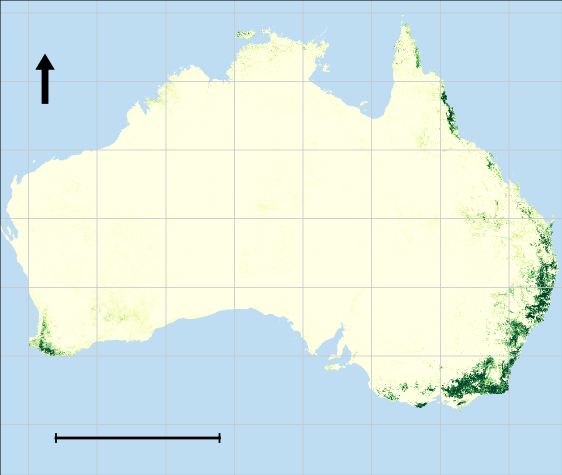
#> input picture figures/data/cards/card_agb_mean.png, 1124 x 950 px, given in place of card_sm_mean.png, which was not available (shown at 1/2 size)
$ python make_model_inputs.py
#> lines starting #> are read from the running program, lines starting #| are printed output that depends on the picture; pictures that were not available may be replaced by others from this repository, and a replacement may not be noted
"""SMOLDER input tensors per sample: slow branch, fast branch, the layers added
to both, and the tensors that enter the two ConvLSTM encoders.

Drawn at print size (full text width of the report, 6.9 in), so the font sizes
below are the sizes on the page.

Written by Cowork for the report; adapted in the repository: the cards are the
map cards of make_input_maps.py (CARD_DIR, card_<name>.png, the map frame of the
supplement maps without title and colour bar), no title above the panels, and the
inputs of the final model (LAI with the 31-day delay, BARRA-C2 VPD and maximum
air temperature, NDVI from the newest complete composite, downwind alignment).
They illustrate the variables; a sample is a patch of 384 x 384 pixels of each.

Usage:  SMOLDER_FONT_DIR=... CARD_DIR=... FIG_OUT=... python make_model_inputs.py
"""
import io
import os
import sys

import matplotlib
matplotlib.use("Agg")
import matplotlib.pyplot as plt
import numpy as np
from matplotlib.patches import FancyArrowPatch, FancyBboxPatch, Rectangle
from PIL import Image

from style_smolder import ACCENT, ACCENT2, INK, MUTED

HERE = os.path.dirname(os.path.abspath(__file__))
CARD_DIR = os.environ.get("CARD_DIR", os.path.join(HERE, "data", "cards"))
OUT = os.path.join(os.environ.get("FIG_OUT", HERE), "fig_model_inputs.png")

STATIC = "#4A7A4A"
OCEAN = (188 / 255, 220 / 255, 244 / 255)
AX_BOX = (0, 0, 1124, 950)             # the card images (make_input_maps.py)
LON = (112.92, 153.86)
LAT = (-43.69, -9.05)


def load_map(name):
#> called with name = 'sm_mean'
    return np.asarray(Image.open(os.path.join(CARD_DIR, f"card_{name}.png")).convert("RGB").crop(AX_BOX))
#> returned value is the input picture: shape (950, 1124, 3); mean R, G, B 216.5, 233.4, 229.7


# ---- geometry, in inches on the printed page ----
W, H = 6.93, 4.10                       # no title row above the panels
CARD_W = 0.88
CARD_H = CARD_W * (AX_BOX[3] - AX_BOX[1]) / (AX_BOX[2] - AX_BOX[0])
DX, DY = 0.085, 0.27
LABEL_W = 0.84
GAP = 0.05
SLOTS = 5
COL_W = LABEL_W + GAP + CARD_W + (SLOTS - 1) * DX
Y_TOP = 3.12
FS_LABEL, FS_SUB, FS_HEAD, FS_DESC, FS_SHAPE = 6.9, 6.0, 9.2, 6.2, 7.0          # nothing below 6 pt

fig = plt.figure(figsize=(W, H), facecolor="white")
ax = fig.add_axes([0, 0, 1, 1]); ax.axis("off")


def label(x, y, name, sub):
    ax.add_patch(FancyBboxPatch((x, y - 0.062), LABEL_W, 0.124, boxstyle="round,pad=0,rounding_size=0.03",
                                fc="#F4F4F6", ec="#6B6B6E", lw=0.5, zorder=6))
    ax.text(x + 0.035, y - 0.004, name, fontsize=FS_LABEL, color=INK, va="center", zorder=7)
    if sub:
        ax.text(x + 0.035, y - 0.125, sub, fontsize=FS_SUB, color=MUTED, va="center", zorder=7)


def stack(col_left, cards, slots=SLOTS):
    """Cards step down and to the left; the first card lies on top, at the upper right."""
    n = len(cards)
    x_stack = col_left + LABEL_W + GAP + (slots - n) * DX
    for i in reversed(range(n)):
        x = x_stack + (n - 1 - i) * DX
        top = Y_TOP - i * DY
        z = 10 + (n - i) * 3
        ax.add_patch(Rectangle((x - 0.012, top - CARD_H - 0.012), CARD_W + 0.024, CARD_H + 0.024,
                               fc="white", ec="#3A3A3E", lw=0.45, zorder=z))
        ax.imshow(cards[i][2], extent=[x, x + CARD_W, top - CARD_H, top], zorder=z + 1, interpolation="lanczos")
    for i, (name, sub, _) in enumerate(cards):
        x_card = x_stack + (n - 1 - i) * DX
        y = Y_TOP - i * DY - 0.10
        ax.plot([col_left + LABEL_W, x_card - 0.012], [y, y], color="#8C8C90", lw=0.5, zorder=5)
        label(col_left, y, name, sub)


def header(col_left, title, color, desc, shape):
    ax.text(col_left, 3.86, title, fontsize=FS_HEAD, fontweight="bold", color=color, va="center")
    for k, t in enumerate(desc):
        ax.text(col_left, 3.685 - 0.115 * k, t, fontsize=FS_DESC, color=MUTED, va="center")
    ax.text(col_left, 3.32, shape, fontsize=FS_SHAPE, color=INK, va="center", fontweight="bold")


MARGIN = 0.06
SEP = (W - 2 * MARGIN - 3 * COL_W) / 2
C_SLOW, C_STAT, C_FAST = MARGIN, MARGIN + COL_W + SEP, MARGIN + 2 * (COL_W + SEP)

slow = [("Soil moisture", "8-day mean", load_map("sm_mean")),
        ("Precipitation", "8-day sum", load_map("precip_annual")),
        ("Leaf area index", "500 m, 31-day delay", load_map("lai_mean"))]
#> call 2 of load_map, with name = 'precip_annual'
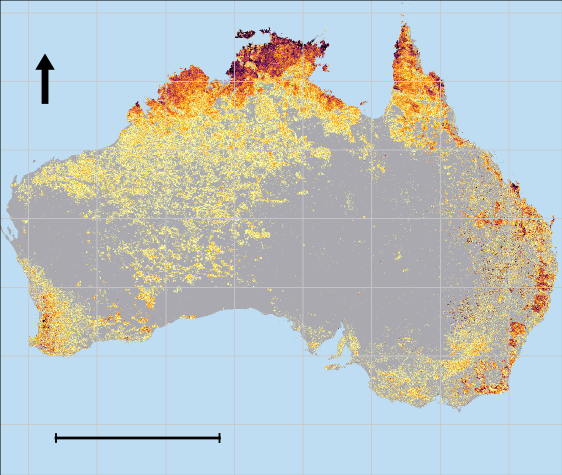
#> input picture figures/data/cards/card_fire_days.png, 1124 x 950 px, given in place of card_precip_annual.png, which was not available (shown at 1/2 size)
#> in load_map, returned value is the input picture: shape (950, 1124, 3); mean R, G, B 189.5, 198.6, 197
#> call 3 of load_map, with name = 'lai_mean'
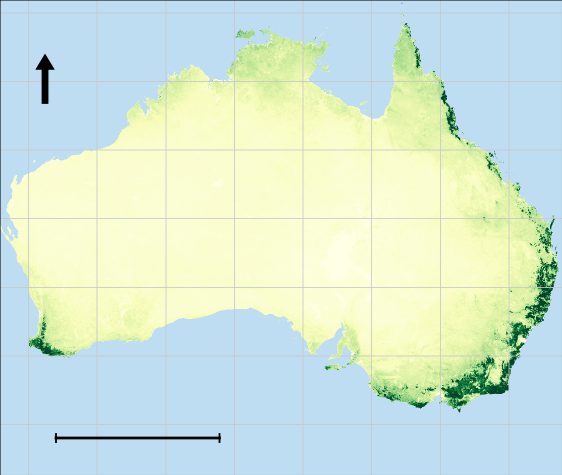
#> input picture figures/data/cards/card_lai_mean.png, 1124 x 950 px (shown at 1/2 size)
#> in load_map, returned value is the input picture: shape (950, 1124, 3); mean R, G, B 210.7, 230.8, 215.5
static = [("Land mask", "in both tensors", load_map("landmask")),
          ("Biomass (AGB)", "map of the year before", load_map("agb_mean")),
          ("Climate zone", "embedded to 4", load_map("koppen_geiger")),
          ("Land cover", "embedded to 6", load_map("landcover"))]
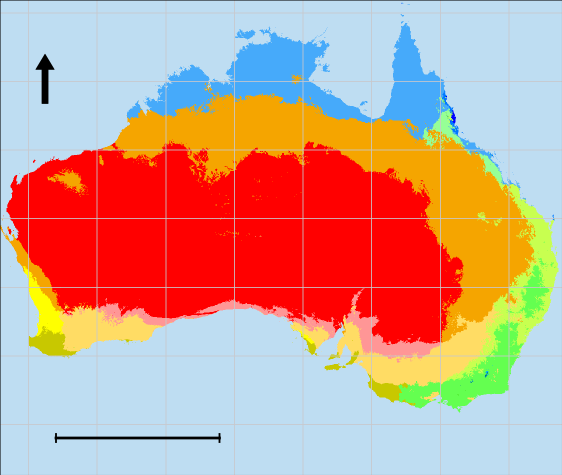
#> input picture figures/data/cards/card_koppen_geiger.png, 1124 x 950 px (shown at 1/2 size)
#> in load_map, returned value is the input picture: shape (950, 1124, 3); mean R, G, B 206.3, 159.4, 144.6
#> (the run stopped early here; a loop or call above may not have finished)
